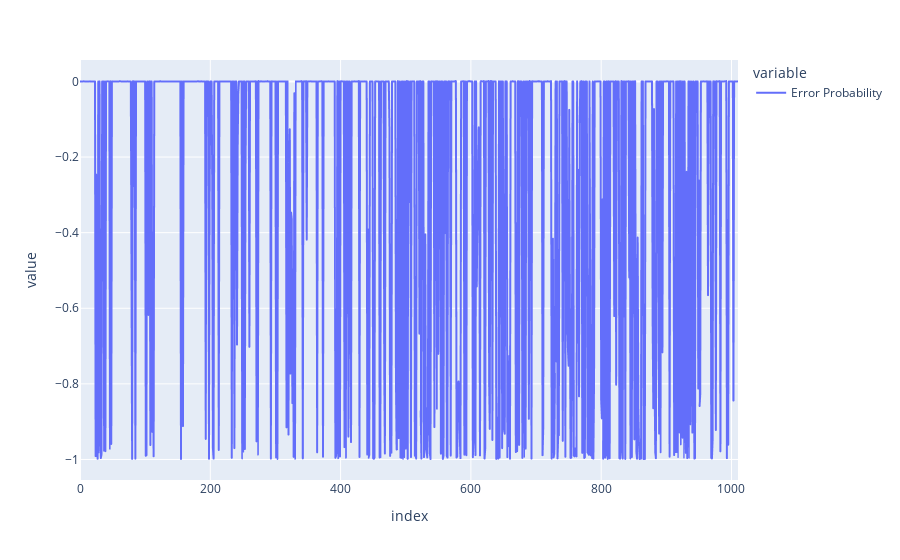

The notebook cell this image was saved under:
### Code cell
results['Error Probability'].plot()

### Figure 1 — Plotly figure (JSON) as saved in the notebook; plotly's stock layout.template omitted (floating-point values rounded to 4 significant figures; data arrays with more than 128 entries replaced by an {"elided": "..."} marker saying what was removed)
{"data": [{"hovertemplate": "variable=Error Probability<br>index=%{x}<br>value=%{y}<extra></extra>", "legendgroup": "Error Probability", "line": {"color": "#636efa", "dash": "solid"}, "marker": {"symbol": "circle"}, "mode": "lines", "name": "Error Probability", "showlegend": true, "type": "scattergl", "x": {"elided": "1011 int values"}, "xaxis": "x", "y": {"elided": "1011 float values"}, "yaxis": "y"}], "layout": {"legend": {"title": {"text": "variable"}, "tracegroupgap": 0}, "margin": {"t": 60}, "xaxis": {"anchor": "y", "domain": [0, 1], "title": {"text": "index"}}, "yaxis": {"anchor": "x", "domain": [0, 1], "title": {"text": "value"}}}}
